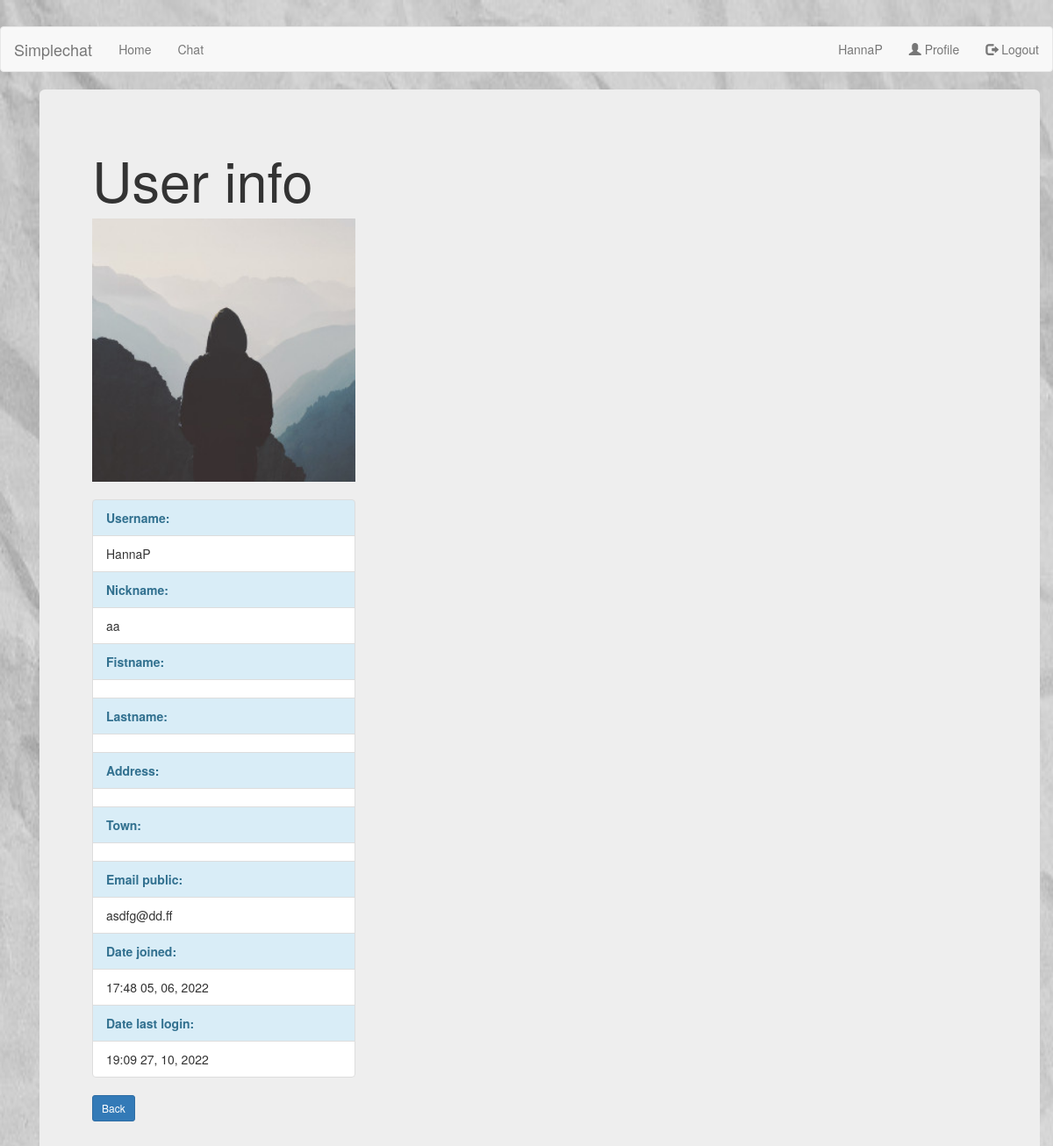
Page /chat/1/user_info/ (signed in) on the earlier database version.
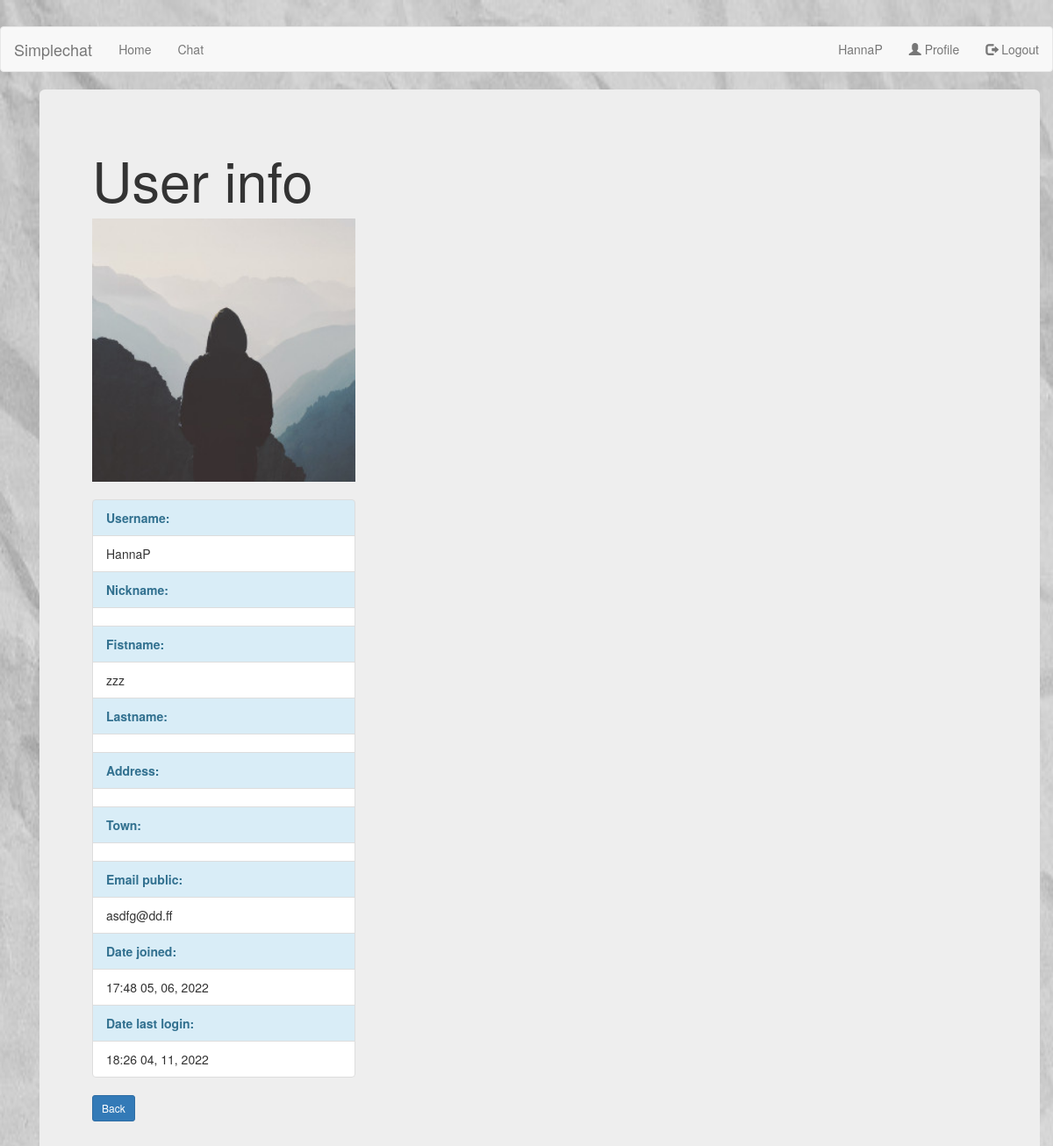
Same page on the later database version.
### chat/models.py (models this page shows, shortened)
class Chat_post(models.Model):
    profile = models.ForeignKey(Profile, on_delete=models.CASCADE)
    post_type = models.CharField(max_length=100, blank=True)
    origin_post_id= models.IntegerField(default=0)
    content = RichTextField(config_name='chat_config')
    date_posted = models.DateTimeField(default=timezone.now)
    date_last_save = models.DateTimeField(auto_now=timezone.now)
    author_name = models.CharField(max_length=100, blank=True)
    author_nickname = models.CharField(max_length=100, blank=True)
    author = models.ForeignKey(User, on_delete=models.CASCADE)

### users/models.py (models this page shows, shortened)
class Profile(models.Model):
    user = models.OneToOneField(User, on_delete=models.CASCADE)
    nickname = models.CharField(max_length=40, blank=True)
    club = models.CharField(max_length=200, blank=True)
    call = models.CharField(max_length=200, blank=True)
    qth = models.CharField(max_length=200, blank=True)
    address = models.CharField(max_length=200, blank=True)
    email_public = models.EmailField(max_length=200, blank=True)
    town = models.CharField(max_length=200, blank=True)
    country = models.CharField(max_length=200, blank=True)
    user_level= models.PositiveIntegerField(default=10)
    list_rows= models.PositiveIntegerField(default=10)
    items_in_page= models.PositiveIntegerField(default=10)
    messages_in_chat_page= models.PositiveIntegerField(default=10)
    image = models.ImageField(default='default.jpg', upload_to='profile_pics')

### chat/views.py (the view)
# urls.py: path('chat/<int:pk>/user_info/', UserDetailView.as_view(), name='chat-user_info'),
class UserDetailView(LoginRequiredMixin, DetailView): #Show selected user information
    model = Chat_post
    template_name = 'chat/user_info.html'
    def get_context_data(self, **kwargs):
        context = super().get_context_data(**kwargs)
        context['title'] = 'user info'
        context['title_page'] = 'User info'
        return context

### chat/templates/chat/user_info.html
{% extends "chat/base.html" %}
{% block content %}
<div class="container">
	<div class="jumbotron">
		<h1>{{ title_page }}</h1>
		<img src="{{ object.author.profile.image.url }}" class="special-img" style="width:300px">
		<br><br>
		<ul class="list-group" style="width:300px">
			<li class="list-group-item list-group-item-info"><b> Username:</b></li>
			<li class="list-group-item">{{ object.author.username }}</li>
			<li class="list-group-item list-group-item-info"><b> Nickname:</b></li>
			<li class="list-group-item">{{ object.author.profile.nickname }}</li>
			<li class="list-group-item list-group-item-info"><b>Fistname:</b></li>
			<li class="list-group-item">{{ object.author.first_name }}</li>
			<li class="list-group-item list-group-item-info"><b>Lastname:</b></li>
			<li class="list-group-item">{{ object.author.last_name}}</li>
			<li class="list-group-item list-group-item-info"><b>Address:</b></li>
			<li class="list-group-item">{{ object.author.profile.address}}</li>
			<li class="list-group-item list-group-item-info"><b>Town:</b></li>
			<li class="list-group-item">{{ object.author.profile.town}}</li>
			<li class="list-group-item list-group-item-info"><b>Email public:</b></li>
			<li class="list-group-item">{{ object.author.profile.email_public}}</li>
			<li class="list-group-item list-group-item-info"><b>Date joined:</b></li>
			<li class="list-group-item">{{ object.author.date_joined|date:'H:i d, m, Y' }}</li>
			<li class="list-group-item list-group-item-info"><b>Date last login:</b></li>
			<li class="list-group-item">{{ object.author.last_login|date:'H:i d, m, Y'}}</li>
		</ul>
		<a class="btn btn-primary btn-sm mt-1 mb-1" href="javascript:history.go(-1)">Back</a>
	</div>
</div>
{% endblock content %}

### chat/templates/chat/base.html (shortened to what this page needs)
{% load static %}
<!DOCTYPE html>
<html>
<head>
    <link rel="stylesheet" href="https://maxcdn.bootstrapcdn.com/bootstrap/3.4.1/css/bootstrap.min.css">
</head>
  <body>
    <header class="site-header">
      <nav class="navbar navbar-default" >
        <div class="container-fluid" >
          <div class="navbar-header">
            <a class="navbar-brand" href="{% url 'chat-home' %}">Simplechat</a>
          </div>
          <ul class="nav navbar-nav">
            <li><a href="{% url 'chat-view' %}">Chat</a></li>
          </ul>
          <ul class="nav navbar-nav navbar-right">
            {% if user.is_authenticated %}
            <li><a href='javascript:;' data-toggle="modal" data-target="#logOutModal">
              <span class="glyphicon glyphicon-log-out"></span> Logout</a></li>
            {% else %}
            <li><a href="{% url 'register' %}"><span class="glyphicon glyphicon-user"></span> Sign Up</a></li>
            <li><a href="{% url 'login' %}"><span class="glyphicon glyphicon-log-in"></span> Login</a></li>
            {% endif %}
          </ul>
        </div>
      </nav>
    </header>
    <main role="main" class="container">
      <div class="row">
        <div class="col-md-8">
          {% block content %}{% endblock %}
        </div>
      </div>
    </main>
  </body>
</html>

Differences in the rows shown:
changed through a linked row, Chat_post "HannaP": author.first_name (not shown) → "zzz"; author.last_login "19:09 27, 10, 2022" → "18:26 04, 11, 2022"; author.profile.nickname "aa" → (not shown)
